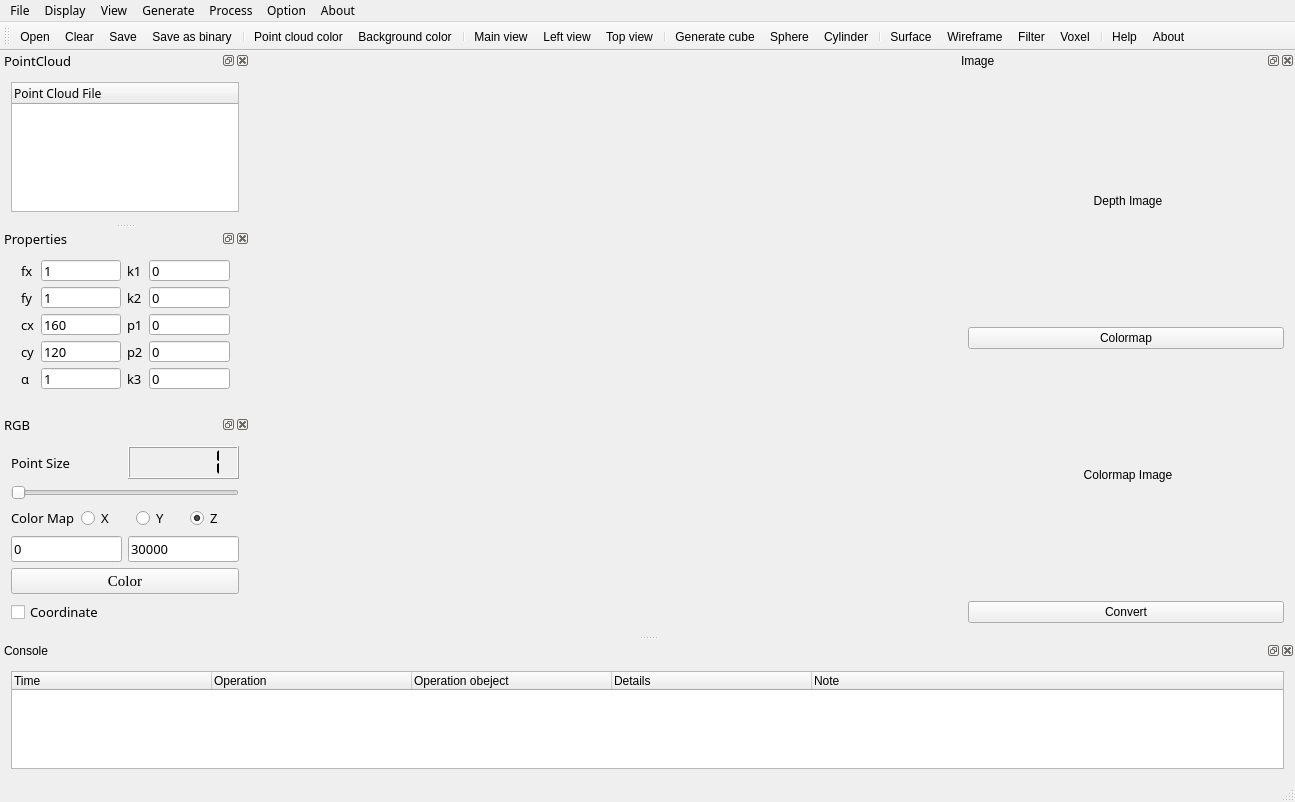
<?xml version="1.0" encoding="UTF-8"?>
<ui version="4.0">
 <class>PointCloudToolsClass</class>
 <widget class="QMainWindow" name="PointCloudToolsClass">
  <property name="geometry">
   <rect>
    <x>0</x>
    <y>0</y>
    <width>1295</width>
    <height>802</height>
   </rect>
  </property>
  <property name="sizePolicy">
   <sizepolicy hsizetype="Expanding" vsizetype="Expanding">
    <horstretch>85</horstretch>
    <verstretch>0</verstretch>
   </sizepolicy>
  </property>
  <property name="minimumSize">
   <size>
    <width>900</width>
    <height>650</height>
   </size>
  </property>
  <property name="maximumSize">
   <size>
    <width>16777215</width>
    <height>16777215</height>
   </size>
  </property>
  <property name="windowTitle">
   <string>PointCloudTools</string>
  </property>
  <property name="styleSheet">
   <string notr="true"/>
  </property>
  <property name="animated">
   <bool>true</bool>
  </property>
  <property name="tabShape">
   <enum>QTabWidget::Rounded</enum>
  </property>
  <property name="dockNestingEnabled">
   <bool>false</bool>
  </property>
  <widget class="QWidget" name="centralWidget">
   <property name="sizePolicy">
    <sizepolicy hsizetype="Preferred" vsizetype="Preferred">
     <horstretch>0</horstretch>
     <verstretch>0</verstretch>
    </sizepolicy>
   </property>
   <layout class="QHBoxLayout" name="horizontalLayout_2">
    <item>
     <widget class="QVTKWidget" name="screen">
      <property name="minimumSize">
       <size>
        <width>600</width>
        <height>400</height>
       </size>
      </property>
     </widget>
    </item>
   </layout>
  </widget>
  <widget class="QMenuBar" name="menuBar">
   <property name="geometry">
    <rect>
     <x>0</x>
     <y>0</y>
     <width>1295</width>
     <height>23</height>
    </rect>
   </property>
   <property name="font">
    <font>
     <family>微软雅黑</family>
    </font>
   </property>
   <widget class="QMenu" name="menuFile">
    <property name="title">
     <string>File</string>
    </property>
    <addaction name="openAction"/>
    <addaction name="clearAction"/>
    <addaction name="saveAction"/>
    <addaction name="saveBinaryAction"/>
    <addaction name="exitAction"/>
   </widget>
   <widget class="QMenu" name="menuGenerate">
    <property name="title">
     <string>Generate</string>
    </property>
    <widget class="QMenu" name="menuBasic_shapes">
     <property name="title">
      <string>Basic shapes</string>
     </property>
     <property name="icon">
      <iconset>
       <normaloff>:/Resources/images/shape.png</normaloff>:/Resources/images/shape.png</iconset>
     </property>
     <addaction name="sphereAction"/>
     <addaction name="cylinderAction"/>
    </widget>
    <addaction name="cubeAction"/>
    <addaction name="menuBasic_shapes"/>
   </widget>
   <widget class="QMenu" name="menuAbout">
    <property name="title">
     <string>About</string>
    </property>
    <addaction name="helpAction"/>
    <addaction name="aboutAction"/>
   </widget>
   <widget class="QMenu" name="menuOption">
    <property name="title">
     <string>Option</string>
    </property>
    <widget class="QMenu" name="themeAction">
     <property name="title">
      <string>Theme</string>
     </property>
     <property name="icon">
      <iconset resource="pointcloudtools.qrc">
       <normaloff>:/Resources/images/theme.png</normaloff>:/Resources/images/theme.png</iconset>
     </property>
     <addaction name="windowsThemeAction"/>
     <addaction name="darculaThemeAction"/>
    </widget>
    <widget class="QMenu" name="langAction">
     <property name="title">
      <string>Language</string>
     </property>
     <property name="icon">
      <iconset resource="pointcloudtools.qrc">
       <normaloff>:/Resources/images/language.png</normaloff>:/Resources/images/language.png</iconset>
     </property>
     <addaction name="englishAction"/>
     <addaction name="chineseAction"/>
    </widget>
    <addaction name="themeAction"/>
    <addaction name="langAction"/>
   </widget>
   <widget class="QMenu" name="menuView">
    <property name="title">
     <string>Display</string>
    </property>
    <widget class="QMenu" name="menuAngle_view">
     <property name="title">
      <string>Angle view</string>
     </property>
     <addaction name="mainviewAction"/>
     <addaction name="leftviewAction"/>
     <addaction name="topviewAction"/>
    </widget>
    <addaction name="pointcolorAction"/>
    <addaction name="bgcolorAction"/>
    <addaction name="menuAngle_view"/>
   </widget>
   <widget class="QMenu" name="menuView_2">
    <property name="title">
     <string>View</string>
    </property>
    <addaction name="dataAction"/>
    <addaction name="propertyAction"/>
    <addaction name="consoleAction"/>
    <addaction name="RGBAction"/>
   </widget>
   <widget class="QMenu" name="menuProcess">
    <property name="title">
     <string>Process</string>
    </property>
    <addaction name="meshsurfaceAction"/>
    <addaction name="wireframeAction"/>
    <addaction name="filterAction"/>
    <addaction name="voxelAction"/>
   </widget>
   <addaction name="menuFile"/>
   <addaction name="menuView"/>
   <addaction name="menuView_2"/>
   <addaction name="menuGenerate"/>
   <addaction name="menuProcess"/>
   <addaction name="menuOption"/>
   <addaction name="menuAbout"/>
  </widget>
  <widget class="QToolBar" name="mainToolBar">
   <attribute name="toolBarArea">
    <enum>TopToolBarArea</enum>
   </attribute>
   <attribute name="toolBarBreak">
    <bool>false</bool>
   </attribute>
   <addaction name="openAction"/>
   <addaction name="clearAction"/>
   <addaction name="saveAction"/>
   <addaction name="saveBinaryAction"/>
   <addaction name="separator"/>
   <addaction name="pointcolorAction"/>
   <addaction name="bgcolorAction"/>
   <addaction name="separator"/>
   <addaction name="mainviewAction"/>
   <addaction name="leftviewAction"/>
   <addaction name="topviewAction"/>
   <addaction name="separator"/>
   <addaction name="cubeAction"/>
   <addaction name="sphereAction"/>
   <addaction name="cylinderAction"/>
   <addaction name="separator"/>
   <addaction name="meshsurfaceAction"/>
   <addaction name="wireframeAction"/>
   <addaction name="filterAction"/>
   <addaction name="voxelAction"/>
   <addaction name="separator"/>
   <addaction name="helpAction"/>
   <addaction name="aboutAction"/>
  </widget>
  <widget class="QStatusBar" name="statusBar"/>
  <widget class="QDockWidget" name="imageDock">
   <property name="minimumSize">
    <size>
     <width>338</width>
     <height>584</height>
    </size>
   </property>
   <property name="maximumSize">
    <size>
     <width>338</width>
     <height>524287</height>
    </size>
   </property>
   <property name="windowTitle">
    <string>Image</string>
   </property>
   <attribute name="dockWidgetArea">
    <number>2</number>
   </attribute>
   <widget class="QWidget" name="dockWidgetContents_4">
    <layout class="QVBoxLayout" name="verticalLayout_2">
     <item>
      <widget class="QLabel" name="imageDepth">
       <property name="minimumSize">
        <size>
         <width>320</width>
         <height>240</height>
        </size>
       </property>
       <property name="maximumSize">
        <size>
         <width>320</width>
         <height>240</height>
        </size>
       </property>
       <property name="text">
        <string>Depth Image</string>
       </property>
       <property name="alignment">
        <set>Qt::AlignCenter</set>
       </property>
      </widget>
     </item>
     <item>
      <widget class="QPushButton" name="colormapBtn">
       <property name="text">
        <string>Colormap</string>
       </property>
      </widget>
     </item>
     <item>
      <widget class="QLabel" name="imageColor">
       <property name="minimumSize">
        <size>
         <width>320</width>
         <height>240</height>
        </size>
       </property>
       <property name="maximumSize">
        <size>
         <width>320</width>
         <height>240</height>
        </size>
       </property>
       <property name="text">
        <string>Colormap Image</string>
       </property>
       <property name="alignment">
        <set>Qt::AlignCenter</set>
       </property>
      </widget>
     </item>
     <item>
      <widget class="QPushButton" name="convertBtn">
       <property name="text">
        <string>Convert</string>
       </property>
      </widget>
     </item>
    </layout>
   </widget>
  </widget>
  <widget class="QDockWidget" name="dataDock">
   <property name="minimumSize">
    <size>
     <width>250</width>
     <height>150</height>
    </size>
   </property>
   <property name="maximumSize">
    <size>
     <width>300</width>
     <height>524287</height>
    </size>
   </property>
   <property name="font">
    <font>
     <family>微软雅黑</family>
     <pointsize>10</pointsize>
    </font>
   </property>
   <property name="windowTitle">
    <string>PointCloud</string>
   </property>
   <attribute name="dockWidgetArea">
    <number>1</number>
   </attribute>
   <widget class="QWidget" name="dockWidgetContents_5">
    <layout class="QVBoxLayout" name="verticalLayout_3">
     <item>
      <widget class="QTreeWidget" name="dataTree">
       <property name="minimumSize">
        <size>
         <width>0</width>
         <height>100</height>
        </size>
       </property>
       <property name="font">
        <font>
         <family>微软雅黑</family>
         <pointsize>9</pointsize>
        </font>
       </property>
       <property name="contextMenuPolicy">
        <enum>Qt::CustomContextMenu</enum>
       </property>
       <column>
        <property name="text">
         <string>Point Cloud File</string>
        </property>
       </column>
      </widget>
     </item>
    </layout>
   </widget>
  </widget>
  <widget class="QDockWidget" name="propertyDock">
   <property name="sizePolicy">
    <sizepolicy hsizetype="Preferred" vsizetype="Preferred">
     <horstretch>0</horstretch>
     <verstretch>0</verstretch>
    </sizepolicy>
   </property>
   <property name="minimumSize">
    <size>
     <width>250</width>
     <height>186</height>
    </size>
   </property>
   <property name="maximumSize">
    <size>
     <width>250</width>
     <height>186</height>
    </size>
   </property>
   <property name="font">
    <font>
     <family>微软雅黑</family>
     <pointsize>10</pointsize>
    </font>
   </property>
   <property name="windowTitle">
    <string>Properties</string>
   </property>
   <attribute name="dockWidgetArea">
    <number>1</number>
   </attribute>
   <widget class="QWidget" name="dockWidgetContents_6">
    <widget class="QWidget" name="gridLayoutWidget">
     <property name="geometry">
      <rect>
       <x>10</x>
       <y>0</y>
       <width>231</width>
       <height>151</height>
      </rect>
     </property>
     <layout class="QGridLayout" name="gridLayout">
      <item row="0" column="2">
       <widget class="QLabel" name="label_2">
        <property name="text">
         <string>k1</string>
        </property>
        <property name="buddy">
         <cstring>k1Lineedit</cstring>
        </property>
       </widget>
      </item>
      <item row="1" column="1">
       <widget class="QLineEdit" name="fyLineedit">
        <property name="text">
         <string>1</string>
        </property>
       </widget>
      </item>
      <item row="1" column="3">
       <widget class="QLineEdit" name="k2Lineedit">
        <property name="text">
         <string>0</string>
        </property>
       </widget>
      </item>
      <item row="1" column="2">
       <widget class="QLabel" name="label_4">
        <property name="text">
         <string>k2</string>
        </property>
        <property name="buddy">
         <cstring>k2Lineedit</cstring>
        </property>
       </widget>
      </item>
      <item row="2" column="0">
       <widget class="QLabel" name="label_6">
        <property name="text">
         <string>cx</string>
        </property>
        <property name="buddy">
         <cstring>cxLineedit</cstring>
        </property>
       </widget>
      </item>
      <item row="2" column="1">
       <widget class="QLineEdit" name="cxLineedit">
        <property name="text">
         <string>160</string>
        </property>
       </widget>
      </item>
      <item row="2" column="3">
       <widget class="QLineEdit" name="p1Lineedit">
        <property name="text">
         <string>0</string>
        </property>
       </widget>
      </item>
      <item row="3" column="0">
       <widget class="QLabel" name="label_8">
        <property name="text">
         <string>cy</string>
        </property>
        <property name="buddy">
         <cstring>cyLineedit</cstring>
        </property>
       </widget>
      </item>
      <item row="2" column="2">
       <widget class="QLabel" name="label_7">
        <property name="text">
         <string>p1</string>
        </property>
        <property name="buddy">
         <cstring>p1Lineedit</cstring>
        </property>
       </widget>
      </item>
      <item row="3" column="2">
       <widget class="QLabel" name="label_9">
        <property name="text">
         <string>p2</string>
        </property>
        <property name="buddy">
         <cstring>p2Lineedit</cstring>
        </property>
       </widget>
      </item>
      <item row="3" column="1">
       <widget class="QLineEdit" name="cyLineedit">
        <property name="text">
         <string>120</string>
        </property>
       </widget>
      </item>
      <item row="3" column="3">
       <widget class="QLineEdit" name="p2Lineedit">
        <property name="text">
         <string>0</string>
        </property>
       </widget>
      </item>
      <item row="1" column="0">
       <widget class="QLabel" name="label_3">
        <property name="text">
         <string>fy</string>
        </property>
        <property name="buddy">
         <cstring>fyLineedit</cstring>
        </property>
       </widget>
      </item>
      <item row="0" column="1">
       <widget class="QLineEdit" name="fxLineedit">
        <property name="text">
         <string>1</string>
        </property>
       </widget>
      </item>
      <item row="0" column="3">
       <widget class="QLineEdit" name="k1Lineedit">
        <property name="text">
         <string>0</string>
        </property>
       </widget>
      </item>
      <item row="0" column="0">
       <widget class="QLabel" name="label">
        <property name="text">
         <string>fx</string>
        </property>
        <property name="buddy">
         <cstring>fxLineedit</cstring>
        </property>
       </widget>
      </item>
      <item row="4" column="0">
       <widget class="QLabel" name="label_10">
        <property name="text">
         <string>α</string>
        </property>
        <property name="buddy">
         <cstring>aLineedit</cstring>
        </property>
       </widget>
      </item>
      <item row="4" column="1">
       <widget class="QLineEdit" name="aLineedit">
        <property name="text">
         <string>1</string>
        </property>
       </widget>
      </item>
      <item row="4" column="2">
       <widget class="QLabel" name="label_11">
        <property name="text">
         <string>k3</string>
        </property>
        <property name="buddy">
         <cstring>k3Lineedit</cstring>
        </property>
       </widget>
      </item>
      <item row="4" column="3">
       <widget class="QLineEdit" name="k3Lineedit">
        <property name="text">
         <string>0</string>
        </property>
       </widget>
      </item>
     </layout>
    </widget>
   </widget>
  </widget>
  <widget class="QDockWidget" name="consoleDock">
   <property name="minimumSize">
    <size>
     <width>200</width>
     <height>111</height>
    </size>
   </property>
   <property name="maximumSize">
    <size>
     <width>524287</width>
     <height>220</height>
    </size>
   </property>
   <property name="windowTitle">
    <string>Console</string>
   </property>
   <attribute name="dockWidgetArea">
    <number>8</number>
   </attribute>
   <widget class="QWidget" name="dockWidgetContents_7">
    <layout class="QVBoxLayout" name="verticalLayout_5">
     <item>
      <widget class="QTableWidget" name="consoleTable">
       <property name="showGrid">
        <bool>false</bool>
       </property>
       <property name="gridStyle">
        <enum>Qt::SolidLine</enum>
       </property>
       <property name="rowCount">
        <number>0</number>
       </property>
       <property name="columnCount">
        <number>5</number>
       </property>
       <attribute name="horizontalHeaderVisible">
        <bool>true</bool>
       </attribute>
       <attribute name="horizontalHeaderDefaultSectionSize">
        <number>200</number>
       </attribute>
       <attribute name="horizontalHeaderStretchLastSection">
        <bool>true</bool>
       </attribute>
       <attribute name="verticalHeaderVisible">
        <bool>false</bool>
       </attribute>
       <column>
        <property name="text">
         <string>Time</string>
        </property>
        <property name="textAlignment">
         <set>AlignLeading|AlignVCenter</set>
        </property>
       </column>
       <column>
        <property name="text">
         <string>Operation</string>
        </property>
        <property name="textAlignment">
         <set>AlignLeading|AlignVCenter</set>
        </property>
       </column>
       <column>
        <property name="text">
         <string>Operation obeject</string>
        </property>
        <property name="textAlignment">
         <set>AlignLeading|AlignVCenter</set>
        </property>
       </column>
       <column>
        <property name="text">
         <string>Details</string>
        </property>
        <property name="textAlignment">
         <set>AlignLeading|AlignVCenter</set>
        </property>
       </column>
       <column>
        <property name="text">
         <string>Note</string>
        </property>
        <property name="textAlignment">
         <set>AlignLeading|AlignVCenter</set>
        </property>
       </column>
      </widget>
     </item>
    </layout>
   </widget>
  </widget>
  <widget class="QDockWidget" name="RGBDock">
   <property name="minimumSize">
    <size>
     <width>250</width>
     <height>220</height>
    </size>
   </property>
   <property name="maximumSize">
    <size>
     <width>250</width>
     <height>220</height>
    </size>
   </property>
   <property name="font">
    <font>
     <family>微软雅黑</family>
     <pointsize>10</pointsize>
    </font>
   </property>
   <property name="windowTitle">
    <string>RGB</string>
   </property>
   <attribute name="dockWidgetArea">
    <number>1</number>
   </attribute>
   <widget class="QWidget" name="dockWidgetContents">
    <layout class="QVBoxLayout" name="verticalLayout_4">
     <item>
      <layout class="QVBoxLayout" name="verticalLayout">
       <item>
        <layout class="QHBoxLayout" name="horizontalLayout">
         <property name="leftMargin">
          <number>0</number>
         </property>
         <property name="topMargin">
          <number>0</number>
         </property>
         <item>
          <widget class="QLabel" name="label_14">
           <property name="text">
            <string>Point Size</string>
           </property>
          </widget>
         </item>
         <item>
          <widget class="QLCDNumber" name="sizeLCD">
           <property name="autoFillBackground">
            <bool>false</bool>
           </property>
           <property name="styleSheet">
            <string notr="true">gridline-color: rgb(255, 0, 255);</string>
           </property>
           <property name="segmentStyle">
            <enum>QLCDNumber::Flat</enum>
           </property>
           <property name="intValue" stdset="0">
            <number>1</number>
           </property>
          </widget>
         </item>
        </layout>
       </item>
       <item>
        <widget class="QSlider" name="pSlider">
         <property name="minimum">
          <number>1</number>
         </property>
         <property name="maximum">
          <number>10</number>
         </property>
         <property name="value">
          <number>1</number>
         </property>
         <property name="orientation">
          <enum>Qt::Horizontal</enum>
         </property>
        </widget>
       </item>
       <item>
        <layout class="QHBoxLayout" name="horizontalLayout_6">
         <property name="spacing">
          <number>6</number>
         </property>
         <property name="sizeConstraint">
          <enum>QLayout::SetFixedSize</enum>
         </property>
         <item>
          <widget class="QLabel" name="label_5">
           <property name="maximumSize">
            <size>
             <width>16777215</width>
             <height>50</height>
            </size>
           </property>
           <property name="font">
            <font>
             <family>微软雅黑</family>
             <pointsize>10</pointsize>
            </font>
           </property>
           <property name="cursor">
            <cursorShape>ArrowCursor</cursorShape>
           </property>
           <property name="text">
            <string>Color Map</string>
           </property>
           <property name="buddy">
            <cstring>colormap_x</cstring>
           </property>
          </widget>
         </item>
         <item>
          <widget class="QRadioButton" name="colormap_x">
           <property name="text">
            <string>X</string>
           </property>
          </widget>
         </item>
         <item>
          <widget class="QRadioButton" name="colormap_y">
           <property name="text">
            <string>Y</string>
           </property>
          </widget>
         </item>
         <item>
          <widget class="QRadioButton" name="colormap_z">
           <property name="text">
            <string>Z</string>
           </property>
           <property name="checked">
            <bool>true</bool>
           </property>
          </widget>
         </item>
        </layout>
       </item>
       <item>
        <layout class="QHBoxLayout" name="horizontalLayout_7">
         <item>
          <widget class="QLineEdit" name="colorMapLeft">
           <property name="text">
            <string>0</string>
           </property>
          </widget>
         </item>
         <item>
          <widget class="QLineEdit" name="colorMapRight">
           <property name="text">
            <string>30000</string>
           </property>
          </widget>
         </item>
        </layout>
       </item>
       <item>
        <widget class="QPushButton" name="colorBtn">
         <property name="font">
          <font>
           <family>Times New Roman</family>
           <pointsize>11</pointsize>
          </font>
         </property>
         <property name="styleSheet">
          <string notr="true"/>
         </property>
         <property name="text">
          <string>Color</string>
         </property>
        </widget>
       </item>
      </layout>
     </item>
     <item>
      <widget class="QCheckBox" name="cooCbx">
       <property name="font">
        <font>
         <family>微软雅黑</family>
         <pointsize>10</pointsize>
        </font>
       </property>
       <property name="text">
        <string>Coordinate</string>
       </property>
      </widget>
     </item>
    </layout>
   </widget>
  </widget>
  <action name="openAction">
   <property name="icon">
    <iconset resource="pointcloudtools.qrc">
     <normaloff>:/Resources/images/open.png</normaloff>:/Resources/images/open.png</iconset>
   </property>
   <property name="text">
    <string>Open</string>
   </property>
   <property name="statusTip">
    <string>open a exsting file</string>
   </property>
   <property name="shortcut">
    <string>Ctrl+O</string>
   </property>
  </action>
  <action name="saveAction">
   <property name="icon">
    <iconset resource="pointcloudtools.qrc">
     <normaloff>:/Resources/images/save.png</normaloff>:/Resources/images/save.png</iconset>
   </property>
   <property name="text">
    <string>Save</string>
   </property>
   <property name="statusTip">
    <string>save the file</string>
   </property>
   <property name="shortcut">
    <string>Ctrl+S</string>
   </property>
  </action>
  <action name="saveasAction">
   <property name="text">
    <string>Save as...</string>
   </property>
  </action>
  <action name="cubeAction">
   <property name="icon">
    <iconset resource="pointcloudtools.qrc">
     <normaloff>:/Resources/images/cube.png</normaloff>:/Resources/images/cube.png</iconset>
   </property>
   <property name="text">
    <string>Generate cube</string>
   </property>
   <property name="statusTip">
    <string>generate a cube point cloud</string>
   </property>
  </action>
  <action name="helpAction">
   <property name="icon">
    <iconset resource="pointcloudtools.qrc">
     <normaloff>:/Resources/images/help.png</normaloff>:/Resources/images/help.png</iconset>
   </property>
   <property name="text">
    <string>Help</string>
   </property>
   <property name="statusTip">
    <string>show help information</string>
   </property>
  </action>
  <action name="aboutAction">
   <property name="icon">
    <iconset resource="pointcloudtools.qrc">
     <normaloff>:/Resources/images/about.png</normaloff>:/Resources/images/about.png</iconset>
   </property>
   <property name="text">
    <string>About</string>
   </property>
   <property name="statusTip">
    <string>show some information of the software</string>
   </property>
  </action>
  <action name="exitAction">
   <property name="icon">
    <iconset resource="pointcloudtools.qrc">
     <normaloff>:/Resources/images/exit.png</normaloff>:/Resources/images/exit.png</iconset>
   </property>
   <property name="text">
    <string>Exit</string>
   </property>
   <property name="shortcut">
    <string>Ctrl+Q</string>
   </property>
  </action>
  <action name="pointcolorAction">
   <property name="icon">
    <iconset resource="pointcloudtools.qrc">
     <normaloff>:/Resources/images/pointcolor.png</normaloff>:/Resources/images/pointcolor.png</iconset>
   </property>
   <property name="text">
    <string>Point cloud color</string>
   </property>
  </action>
  <action name="bgcolorAction">
   <property name="icon">
    <iconset resource="pointcloudtools.qrc">
     <normaloff>:/Resources/images/bgcolor.png</normaloff>:/Resources/images/bgcolor.png</iconset>
   </property>
   <property name="text">
    <string>Background color</string>
   </property>
  </action>
  <action name="mainviewAction">
   <property name="icon">
    <iconset resource="pointcloudtools.qrc">
     <normaloff>:/Resources/images/mainview.png</normaloff>:/Resources/images/mainview.png</iconset>
   </property>
   <property name="text">
    <string>Main view</string>
   </property>
  </action>
  <action name="leftviewAction">
   <property name="icon">
    <iconset resource="pointcloudtools.qrc">
     <normaloff>:/Resources/images/leftview.png</normaloff>:/Resources/images/leftview.png</iconset>
   </property>
   <property name="text">
    <string>Left view</string>
   </property>
  </action>
  <action name="topviewAction">
   <property name="icon">
    <iconset resource="pointcloudtools.qrc">
     <normaloff>:/Resources/images/topview.png</normaloff>:/Resources/images/topview.png</iconset>
   </property>
   <property name="text">
    <string>Top view</string>
   </property>
  </action>
  <action name="dataAction">
   <property name="checkable">
    <bool>true</bool>
   </property>
   <property name="checked">
    <bool>true</bool>
   </property>
   <property name="text">
    <string>Data Manager</string>
   </property>
  </action>
  <action name="propertyAction">
   <property name="checkable">
    <bool>true</bool>
   </property>
   <property name="checked">
    <bool>true</bool>
   </property>
   <property name="text">
    <string>Property Manager</string>
   </property>
  </action>
  <action name="consoleAction">
   <property name="checkable">
    <bool>true</bool>
   </property>
   <property name="checked">
    <bool>true</bool>
   </property>
   <property name="text">
    <string>Console</string>
   </property>
  </action>
  <action name="RGBAction">
   <property name="checkable">
    <bool>true</bool>
   </property>
   <property name="checked">
    <bool>true</bool>
   </property>
   <property name="text">
    <string>RGB Manager</string>
   </property>
  </action>
  <action name="clearAction">
   <property name="icon">
    <iconset resource="pointcloudtools.qrc">
     <normaloff>:/Resources/images/clean.png</normaloff>:/Resources/images/clean.png</iconset>
   </property>
   <property name="text">
    <string>Clear</string>
   </property>
  </action>
  <action name="sphereAction">
   <property name="icon">
    <iconset resource="pointcloudtools.qrc">
     <normaloff>:/Resources/images/sphere.png</normaloff>:/Resources/images/sphere.png</iconset>
   </property>
   <property name="text">
    <string>Sphere</string>
   </property>
  </action>
  <action name="cylinderAction">
   <property name="icon">
    <iconset resource="pointcloudtools.qrc">
     <normaloff>:/Resources/images/sylinder.png</normaloff>:/Resources/images/sylinder.png</iconset>
   </property>
   <property name="text">
    <string>Cylinder</string>
   </property>
  </action>
  <action name="meshsurfaceAction">
   <property name="icon">
    <iconset resource="pointcloudtools.qrc">
     <normaloff>:/Resources/images/meshsurface.png</normaloff>:/Resources/images/meshsurface.png</iconset>
   </property>
   <property name="text">
    <string>Surface</string>
   </property>
  </action>
  <action name="wireframeAction">
   <property name="icon">
    <iconset resource="pointcloudtools.qrc">
     <normaloff>:/Resources/images/wireframe.png</normaloff>:/Resources/images/wireframe.png</iconset>
   </property>
   <property name="text">
    <string>Wireframe</string>
   </property>
  </action>
  <action name="windowsThemeAction">
   <property name="text">
    <string>Windows</string>
   </property>
  </action>
  <action name="darculaThemeAction">
   <property name="text">
    <string>Darcula</string>
   </property>
  </action>
  <action name="englishAction">
   <property name="text">
    <string>English</string>
   </property>
  </action>
  <action name="chineseAction">
   <property name="text">
    <string>Chinese</string>
   </property>
  </action>
  <action name="saveBinaryAction">
   <property name="icon">
    <iconset resource="pointcloudtools.qrc">
     <normaloff>:/Resources/images/saveBinary.png</normaloff>:/Resources/images/saveBinary.png</iconset>
   </property>
   <property name="text">
    <string>Save as binary</string>
   </property>
   <property name="statusTip">
    <string>Save point cloud as binary file</string>
   </property>
  </action>
  <action name="filterAction">
   <property name="icon">
    <iconset resource="pointcloudtools.qrc">
     <normaloff>:/Resources/images/filter.png</normaloff>:/Resources/images/filter.png</iconset>
   </property>
   <property name="text">
    <string>Filter</string>
   </property>
   <property name="toolTip">
    <string>Filter pointcloud</string>
   </property>
  </action>
  <action name="voxelAction">
   <property name="icon">
    <iconset resource="pointcloudtools.qrc">
     <normaloff>:/Resources/images/voxel.png</normaloff>:/Resources/images/voxel.png</iconset>
   </property>
   <property name="text">
    <string>Voxel</string>
   </property>
   <property name="toolTip">
    <string>VoxelGrid filter</string>
   </property>
  </action>
 </widget>
 <layoutdefault spacing="6" margin="11"/>
 <customwidgets>
  <customwidget>
   <class>QVTKWidget</class>
   <extends>QWidget</extends>
   <header>QVTKWidget.h</header>
  </customwidget>
 </customwidgets>
 <tabstops>
  <tabstop>fxLineedit</tabstop>
  <tabstop>fyLineedit</tabstop>
  <tabstop>cxLineedit</tabstop>
  <tabstop>cyLineedit</tabstop>
  <tabstop>aLineedit</tabstop>
  <tabstop>k1Lineedit</tabstop>
  <tabstop>k2Lineedit</tabstop>
  <tabstop>p1Lineedit</tabstop>
  <tabstop>p2Lineedit</tabstop>
  <tabstop>k3Lineedit</tabstop>
  <tabstop>colormap_x</tabstop>
  <tabstop>colormap_y</tabstop>
  <tabstop>colormap_z</tabstop>
  <tabstop>colorMapLeft</tabstop>
  <tabstop>colorMapRight</tabstop>
  <tabstop>colorBtn</tabstop>
  <tabstop>cooCbx</tabstop>
  <tabstop>consoleTable</tabstop>
  <tabstop>dataTree</tabstop>
  <tabstop>convertBtn</tabstop>
 </tabstops>
 <resources>
  <include location="pointcloudtools.qrc"/>
 </resources>
 <connections/>
</ui>
